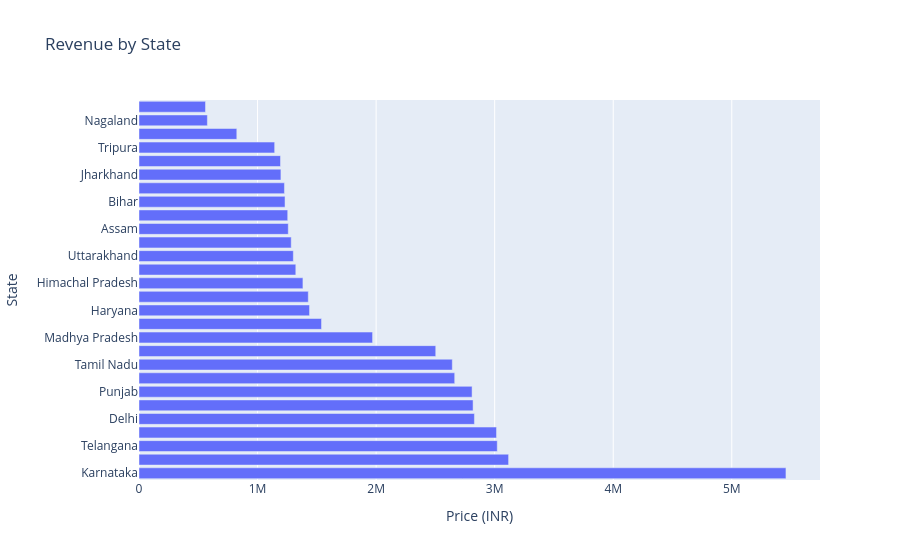

Notebook source saved alongside this figure:
### Code cell
fig=px.bar(
    state,
    x="Price (INR)",
    y="State",
    title="Revenue by State"
)
fig.show()

### Figure 1 — Plotly figure (JSON) as saved in the notebook; plotly's stock layout.template omitted (floating-point values rounded to 4 significant figures)
{"data": [{"hovertemplate": "Price (INR)=%{x}<br>State=%{y}<extra></extra>", "legendgroup": "", "marker": {"color": "#636efa", "pattern": {"shape": ""}}, "name": "", "orientation": "h", "showlegend": false, "textposition": "auto", "type": "bar", "x": [5457000.0, 3117000.0, 3022000.0, 3016000.0, 2829000.0, 2818000.0, 2809000.0, 2663000.0, 2643000.0, 2503000.0, 1970000.0, 1539000.0, 1438000.0, 1428000.0, 1383000.0, 1323000.0, 1302000.0, 1284000.0, 1259000.0, 1254000.0, 1232000.0, 1227000.0, 1197000.0, 1194000.0, 1144000.0, 824900.0, 576800.0, 561000.0], "xaxis": "x", "y": ["Karnataka", "Uttar Pradesh", "Telangana", "Maharashtra", "Delhi", "Gujarat", "Punjab", "West Bengal", "Tamil Nadu", "Rajasthan", "Madhya Pradesh", "Goa", "Haryana", "Meghalaya", "Himachal Pradesh", "Jammu and Kashmir", "Uttarakhand", "Kerala", "Assam", "Manipur", "Bihar", "Chhattisgarh", "Jharkhand", "Odisha", "Tripura", "Mizoram", "Nagaland", "Sikkim"], "yaxis": "y"}], "layout": {"barmode": "relative", "legend": {"tracegroupgap": 0}, "title": {"text": "Revenue by State"}, "xaxis": {"anchor": "y", "domain": [0, 1], "title": {"text": "Price (INR)"}}, "yaxis": {"anchor": "x", "domain": [0, 1], "title": {"text": "State"}}}}
